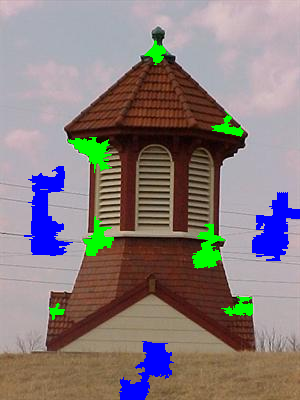
#> input picture demo_pssi_maxst/visualising_superpixels/0_0_547.png, 300 x 400 px, given in place of 1002.jpg, which was not available
$ python another_iteration_2.py
#> lines starting #> are read from the running program, lines starting #| are printed output that depends on the picture; pictures that were not available may be replaced by others from this repository, and a replacement may not be noted
### Code_using_MeanShift/parameters_and_data.py
# from test_on_10_images import image_path
import time
from skimage import graph
from skimage import segmentation, color
import cv2
import numpy as np
import matplotlib.pyplot as plt


import os

# Define the parent directory
parent_dir = "./../../results"

# List of directories to create inside the parent directory
directories = [
    "visualising_superpixels",
    "visualising_superpixels/flowers",
    "analysis",
    "analysis/neighborhood",
    "masks",
    "masks/flowers",
    "masks1",
    "masks1/flowers",
    "only_segmentations",
    "only_segmentations/1",
    "only_segmentations/2",
    "only_segmentations/3",
    "scribbled_images",
    "scribbled_images/flowers",
    "scribbled_images1",
    "scribbled_images1/flowers",
    "segmentation_results",
    "segmentation_results/flowers",
    "segmentation_results1",
    "segmentation_results1/flowers",
    "superpixels_scribbled",
    "superpixels_scribbled/flowers",
    "superpixels_visualization",
    "superpixels_visualization/flowers",
    "text_results"
]

# Loop over the directories and create them under the parent directory
for directory in directories:
    dir_path = os.path.join(parent_dir, directory)
    if not os.path.exists(dir_path):
        os.makedirs(dir_path)
        print(f"Created directory: {dir_path}")
    else:
        print(f"Directory already exists: {dir_path}")

dir_path = "./../../" +"scribbled/flowers"
if not os.path.exists(dir_path):
    os.makedirs(dir_path)
    print(f"Created {dir_path}")
else:
    print(f"Directory {dir_path} already exists")


scribbling_dimension = 1
fpoints = []
bpoints = []

num_superpixels_parameter = 13
compactness = 10.0

image_num = '1002'
path_to_add_to_get_image = "../../../final_research/"
path_to_add = "../../"

superpixel_img_path = path_to_add + 'results/' + \
    'superpixels_visualization/flowers/' + image_num + '.jpg'
mask_img_path = path_to_add + 'results/'+'masks/flowers/' + image_num
mask_img_path2 = path_to_add + 'results/masks1/flowers/' + image_num + '_2_'
seg_img_path2 = path_to_add + 'results/segmentation_results1/flowers/' + image_num + '_2_'

only_segmentation_path = path_to_add+ 'results/only_segmentations'


image_path = path_to_add_to_get_image + \
    'flower_segmentation_dataset/flowers/' + image_num + '.jpg'
scribbled_img_path = path_to_add + 'results/'+'scribbled_images/flowers/' + image_num
scribbled_img_path2 = path_to_add + 'results/'+'scribbled_images1/flowers/' + image_num + '_2_'

visualization_image_path = path_to_add + 'results/' + \
    'visualising_superpixels/flowers/'+image_num + '.png'
seg_img_path = path_to_add + 'results/'+'segmentation_results/flowers/' + image_num
image_rgb = cv2.imread(image_path)
#> image_rgb is the input picture: shape (400, 300, 3); mean B, G, R 124.7, 124.8, 136.4
num_pixels = image_rgb.shape[0] * image_rgb.shape[1]
#> num_pixels = 120000


ground_truth_path = path_to_add_to_get_image +'flower_segmentation_dataset/masks/mask' + \
    image_num + '.png' # + '.png'
num_superpixels_parameter = int(np.sqrt(np.sqrt(num_pixels/2)/2))
#> num_superpixels_parameter = 11

'''
if num_pixels >= 600*800:
    num_superpixels_parameter = num_superpixels_parameter
    scribbling_dimension *= 2
print(f'Superpixel parameter={num_superpixels_parameter}')

'''
# image_rgb = cv2.imread(
#     'images/Mona_Lisa.jpg')
image_lab = cv2.cvtColor(image_rgb, cv2.COLOR_BGR2Lab)
#> image_lab: shape (400, 300, 3); mean of channels 0, 1, 2 138.1, 136.4, 131.5
image_rgb = cv2.cvtColor(image_rgb, cv2.COLOR_BGR2RGB)
# Convert the image to Lab color space
image = np.copy(image_rgb)
original_image = np.copy(image_rgb)
print(f'{image_lab.shape[1]} * {image_lab.shape[0]}')
#| 300 * 400
'''
s = time.time()
# Apply SLIC algorithm
slic = cv2.ximgproc.createSuperpixelSLIC(
    image_lab, cv2.ximgproc.SLICO, num_superpixels_parameter, compactness)
slic.iterate()

# Retrieve the labels of the superpixels
labels_slic = slic.getLabels()

num_superpixels = slic.getNumberOfSuperpixels()
t = time.time()

print(t-s)
print(f'number of superpixels is equal to {num_superpixels}')

# superpixels = [[] for _ in range(num_superpixels)]
# for i in range(labels_slic.shape[0]):
#     for j in range(labels_slic.shape[1]):
#         superpixel_label = labels_slic[i, j]
#         # Store pixel coordinates and values
#         superpixels[superpixel_label].append(((i, j), image[i, j]))

# # Find the centroid of each superpixel
# superpixel_centroids = []
# for superpixel_label in range(num_superpixels):
#     sp = superpixels[superpixel_label]
#     if sp:
#         # Calculate mean position of pixels to find centroid
#         sp_array = np.array([coord for coord, _ in sp])
#         centroid = np.mean(sp_array, axis=0)
#         # Include pixel value at centroid
#         superpixel_centroids.append(
#             [int(centroid[0]), int(centroid[1]), sp[0][1]])


# Create a mask for superpixel boundaries
mask = slic.getLabelContourMask()


mask_slic_rgb = cv2.cvtColor(mask, cv2.COLOR_GRAY2BGR)
result = cv2.addWeighted(image, 0.5, mask_slic_rgb, 0.5, 0)
# # Overlay the mask on the original image
# segmented_image = cv2.bitwise_and(image, image, mask=mask)

# # Convert BGR to RGB for displaying with matplotlib
# segmented_image_rgb = cv2.cvtColor(segmented_image, cv2.COLOR_BGR2RGB)

# Display the result using matplotlib
plt.imshow(result)
plt.imsave(superpixel_img_path, result)
plt.axis('off')
plt.show()
'''

s = time.time()
# Apply mean shift segmentation using quickshift
segments = segmentation.quickshift(
    image_lab, kernel_size=3, max_dist=6, ratio=0.5)
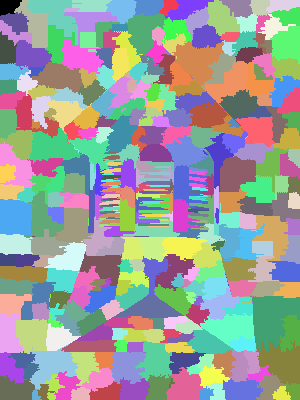
#> segments: shape (400, 300) int64; 359 distinct labels, from 0 to 358; one colour per label, 0 black
t = time.time()
segment_generation_time = (t - s)
print(t-s)
# Convert the segmented image to RGB
segmented_image = color.label2rgb(segments, image, kind='avg')
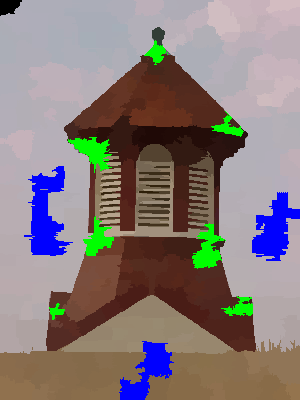
#> segmented_image: shape (400, 300, 3); mean R, G, B 135.5, 123.9, 123.8

image_with_boundaries = segmentation.mark_boundaries(
    image, segments, color=(1, 0, 0), mode='thick')
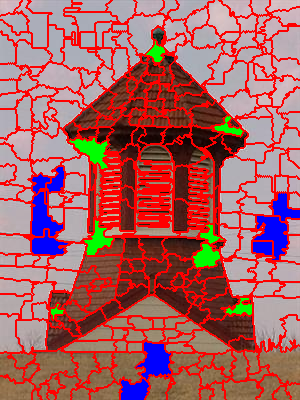
#> image_with_boundaries: shape (400, 300, 3) float64; mean R, G, B 0.655, 0.375, 0.379
plt.imshow(image_with_boundaries)
plt.imsave(superpixel_img_path, image_with_boundaries)
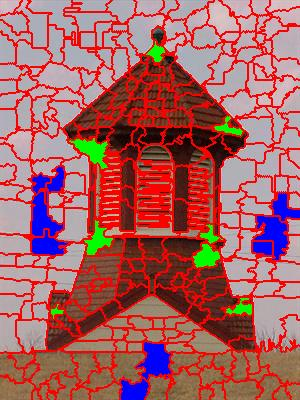
#> saved as 1002.jpg: shape (400, 300, 3); mean R, G, B 165.5, 96.3, 96.7
plt.axis('off')
plt.show()

num_superpixels = segments.max() + 1
#> num_superpixels = 359
print(f'number of superpixels = {num_superpixels}')
#| number of superpixels = 359
labels_slic = segments

result = segmented_image

### Code_using_MeanShift/another_iteration_2.py
# [4 lines of commented-out code are left out]
from fun import get_cluster_at_point


#> (the run stopped early here; a loop or call above may not have finished)
